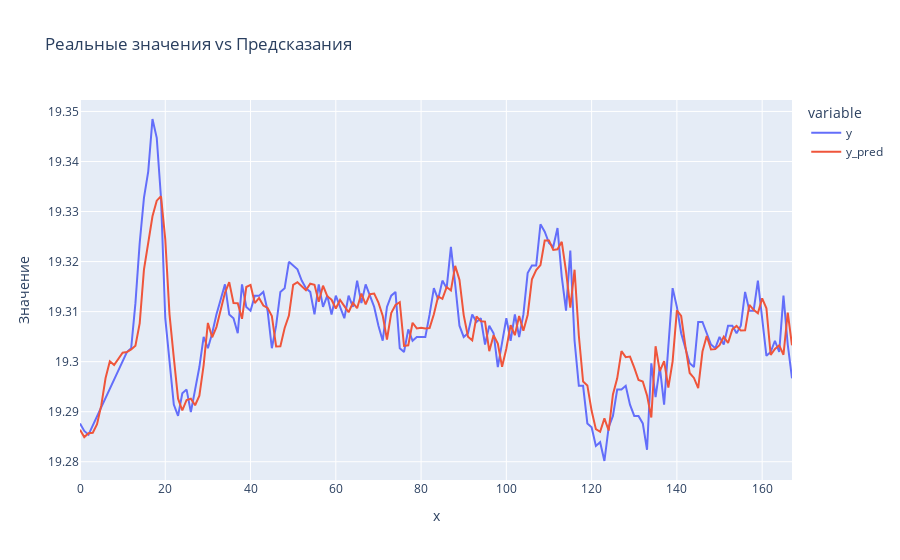

Notebook code for this chart:
### Code cell
preds, val_mape, test_mape, best_model_config, test = tuning_pipeline(dct.drop(columns=['Date']))
print('F1')
plot_result(test.drop(columns=['y']), test['y'].values, preds[24 * 7:])

results = make_permutation_and_feature_importance(
    dct.drop(columns=['Date']), best_model_config
)
best_model = results['filtered_model']
features = results['features']
joblib.dump(best_model, f'service/models/LGBMModel_F1.pkl')
artifacts = pd.DataFrame([
    {'best_model_config': best_model_config, 'features': features}
], index=[0])
artifacts.to_csv(f'service/artifacts/F1.csv', index=False)

### Figure 1 — Plotly figure (JSON) as saved in the notebook; plotly's stock layout.template omitted (floating-point values rounded to 4 significant figures; data arrays with more than 128 entries replaced by an {"elided": "..."} marker saying what was removed)
{"data": [{"hovertemplate": "variable=y<br>x=%{x}<br>Значение=%{y}<extra></extra>", "legendgroup": "y", "line": {"color": "#636efa", "dash": "solid"}, "marker": {"symbol": "circle"}, "mode": "lines", "name": "y", "orientation": "v", "showlegend": true, "type": "scatter", "x": {"elided": "168 int values"}, "xaxis": "x", "y": {"elided": "168 float values"}, "yaxis": "y"}, {"hovertemplate": "variable=y_pred<br>x=%{x}<br>Значение=%{y}<extra></extra>", "legendgroup": "y_pred", "line": {"color": "#EF553B", "dash": "solid"}, "marker": {"symbol": "circle"}, "mode": "lines", "name": "y_pred", "orientation": "v", "showlegend": true, "type": "scatter", "x": {"elided": "168 int values"}, "xaxis": "x", "y": {"elided": "168 float values"}, "yaxis": "y"}], "layout": {"hovermode": "x unified", "legend": {"title": {"text": "variable"}, "tracegroupgap": 0}, "title": {"text": "Реальные значения vs Предсказания"}, "xaxis": {"anchor": "y", "domain": [0, 1], "title": {"text": "x"}}, "yaxis": {"anchor": "x", "domain": [0, 1], "title": {"text": "Значение"}}}}
